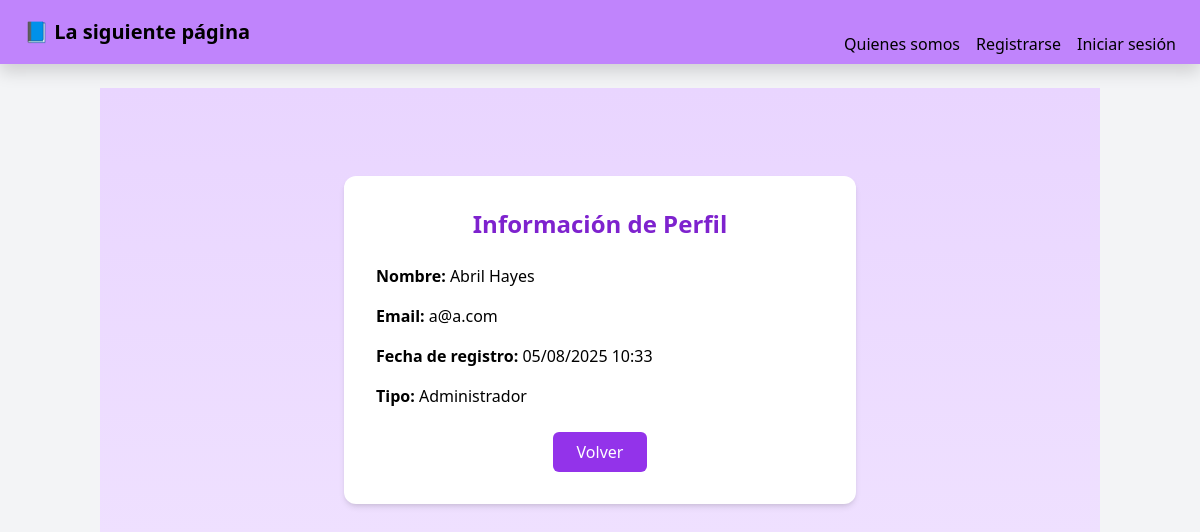
/admin/info_usuario.php?id=2, run on the app's committed database.
### tables this page shows
CREATE TABLE `usuarios` (
  `id_usuarios` int(11) NOT NULL,
  `nombre` varchar(45) NOT NULL,
  `apellido` varchar(45) NOT NULL,
  `mail` varchar(45) NOT NULL,
  `pass` varchar(45) NOT NULL,
  `fecha_nacimiento` date DEFAULT NULL,
  `fecha_registro` datetime NOT NULL DEFAULT current_timestamp(),
  `fk_id_tipo_usuario` int(11) NOT NULL
);

### admin/info_usuario.php (the view, shortened to what this page needs)
<?php
require_once("../components/conf/conf.php");
include_once("../components/include/header.php");
$id = intval($_GET['id']);
$query = "SELECT * FROM usuarios WHERE id_usuarios = $id";
$result = mysqli_query($con, $query);
$user = mysqli_fetch_assoc($result);
$tipo = ($user['fk_id_tipo_usuario'] == 1) ? "Administrador" : "Cliente";
?>
<section class="py-12 bg-gradient-to-b from-purple-200 to-white min-h-screen">
    <div class="max-w-lg mx-auto bg-white text-black rounded-xl shadow-md p-8 mt-10">
        <h1 class="text-2xl font-bold text-purple-700 mb-6 text-center">Información de Perfil</h1>
        <div class="space-y-4 text-left">
            <p><span class="font-semibold">Nombre:</span> <?= $user['nombre'] . ' ' . $user['apellido']; ?></p>
            <p><span class="font-semibold">Email:</span> <?= $user['mail']; ?></p>
            <p><span class="font-semibold">Fecha de registro:</span> <?= date('d/m/Y H:i', strtotime($user['fecha_registro'])); ?></p>
            <p><span class="font-semibold">Tipo:</span> <?= $tipo; ?></p>
        </div>
        <div class="mt-6 text-center">
            <a href="ver_usuarios.php" class="inline-block bg-purple-600 hover:bg-purple-700 text-white font-medium py-2 px-4 rounded">
                Volver
            </a>
        </div>
    </div>
</section>
<?php include_once("../components/include/footer.php"); ?>

### data on the page
usuarios: nombre "Abril", apellido "Hayes", mail "a@a.com", fecha_registro "05/08/2025 10:33", fk_id_tipo_usuario "Administrador"
